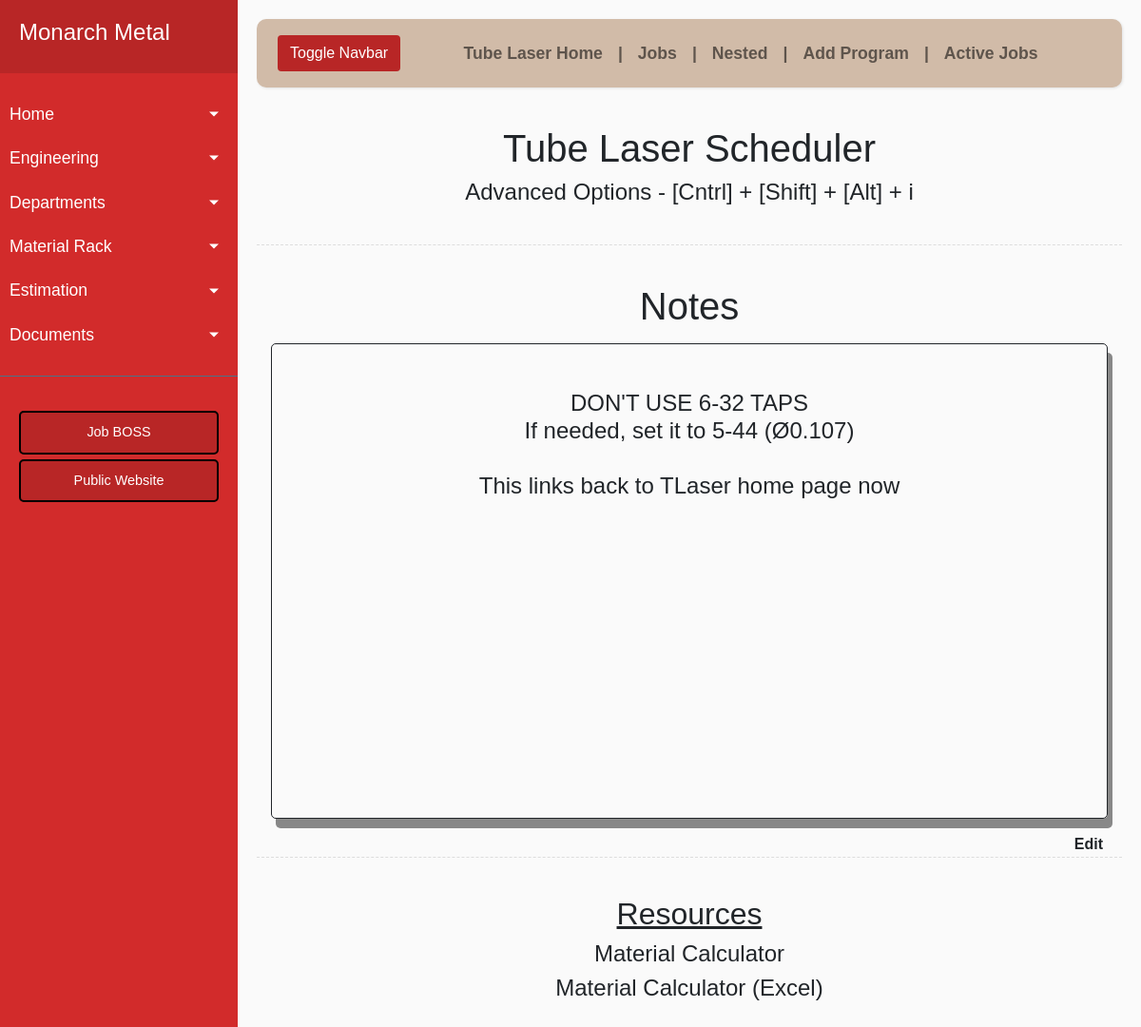
The app's page /tlhome, older data.
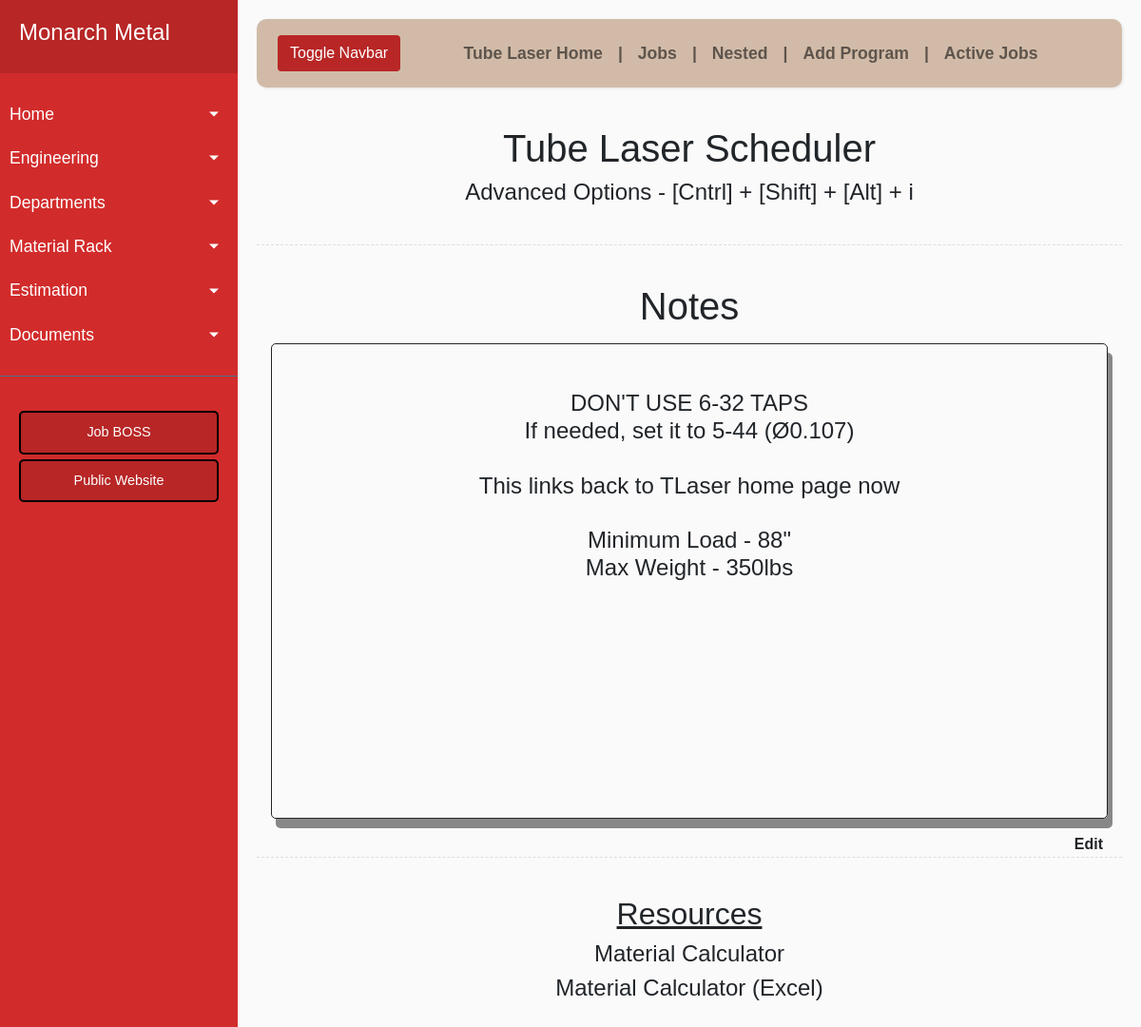
The same page, newer data.
### app/models.py (models this page shows, shortened)
class PageNotes(Base):
    __tablename__ = 'pnotes'
    id = Column(Integer, primary_key=True)
    area = Column(String(50))
    notes = Column(String(1000))

### app/routes.py (the view)
@app.route('/tlhome')
def tlhome():
    note = PageNotes.query.all()
    return render_template('tlhome.html', note=note)

### app/routes.py (called while the page is built)
@app.teardown_appcontext
def shutdown_session(exception=None):
    db_session.remove()

### app/templates/tlhome.html
{% extends 'tlbase.html' %}
{% block content %}
    <h1 align='center'>Tube Laser Scheduler</h1>
    <h3 align='center'>Advanced Options - [Cntrl] + [Shift] + [Alt] + i</h3>
    <div class="line"></div>
    {% for n in note %}
        <h1 align='center'>Notes</h1>
        <div class="pnotes">
            <h3 align='center'>{{ n.notes }}</h3>
        </div>
        <a href="/edit_pn/{{ n.id }}"><span class="pnBtn" style="font-weight:bold">Edit</span></a>
    {% endfor %}
    <div class="line"></div>
    <h2 align='center'><u>Resources</u></h2>
    <h3 align='center'><a href="{{ url_for('tubecalc') }}">Material Calculator</a></h3>
    <h3 align='center'><a href="{{ url_for('tubecsvc') }}">Material Calculator (Excel)</a></h3>
{% endblock %}

Row changes from the older to the newer data that the page shows:
changed PageNotes: notes "DON'T USE 6-32 TAPS If needed, set it to 5-44 (Ø0.107) This links back to TLaser home page now" → "DON'T USE 6-32 TAPS If needed, set it to 5-44 (Ø0.107) This links back to TLaser home page now Minimum Load - 88\" Max Weight - 350lbs"
